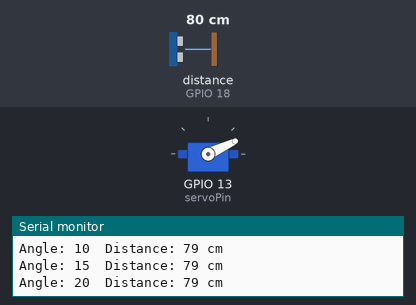
The sketch below on a simulated ESP32. Parts: servo, the last lines printed to the serial monitor. Wiring (inferred from the names in the program): ultrasonic range finder: trigger GPIO 5; echo GPIO 18. Inputs (shaded band) come from the test bench; at power-on: distance to the obstacle (sensor on GPIO 18) 80 cm. The echo pulse lasts 58.3 µs per cm.

Above: at 1.2 s.
1.3 s: distance to the obstacle (sensor on GPIO 18) set to 17 cm
At 1.73 s:
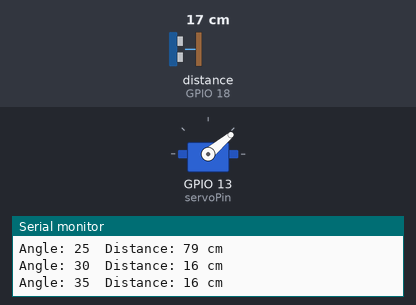
4.3 s: distance to the obstacle (sensor on GPIO 18) set to 14 cm
At 4.55 s:
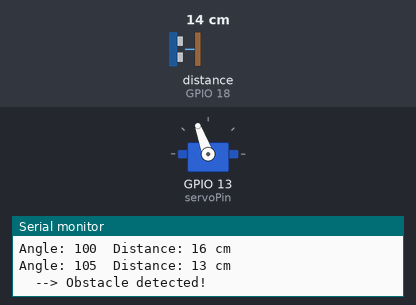
Timing chart, 0 to 13.3 s (numbered marks = the images above; inputs shaded):
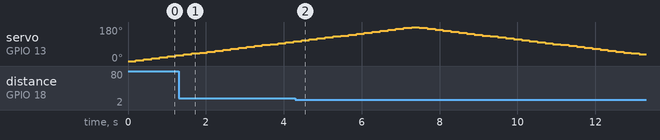

The sketch:

sketch.ino
```cpp
#include <ESP32Servo.h>

int trigPin = 5;
int echoPin = 18;
int servoPin = 13;

Servo myServo;
int angle = 0;
int step = 5;

long readDistanceCM() {
  digitalWrite(trigPin, LOW);
  delayMicroseconds(2);
  digitalWrite(trigPin, HIGH);
  delayMicroseconds(10);
  digitalWrite(trigPin, LOW);

  long duration = pulseIn(echoPin, HIGH);
  long distance = duration * 0.034 / 2;  // speed of sound conversion
  return distance;
}

void setup() {
  Serial.begin(115200);
  pinMode(trigPin, OUTPUT);
  pinMode(echoPin, INPUT);
  myServo.attach(servoPin);
}

void loop() {
  myServo.write(angle);
  delay(200); // let servo settle before measuring

  long distance = readDistanceCM();
  Serial.print("Angle: ");
  Serial.print(angle);
  Serial.print("  Distance: ");
  Serial.print(distance);
  Serial.println(" cm");

  if (distance < 15) {
    Serial.println("  --> Obstacle detected!");
  }

  angle += step;
  if (angle >= 180 || angle <= 0) {
    step = -step; // reverse sweep direction
  }
}
```

Measured:
- the behaviour switches between 16 and 15 cm on distance to the obstacle (sensor on GPIO 18) (found by bisection; images 1 and 2)
- by itself, servo on GPIO 13 (servoPin): rises from 105° to 180° in 2.8 s, then falls to 35° in 5.8 s
